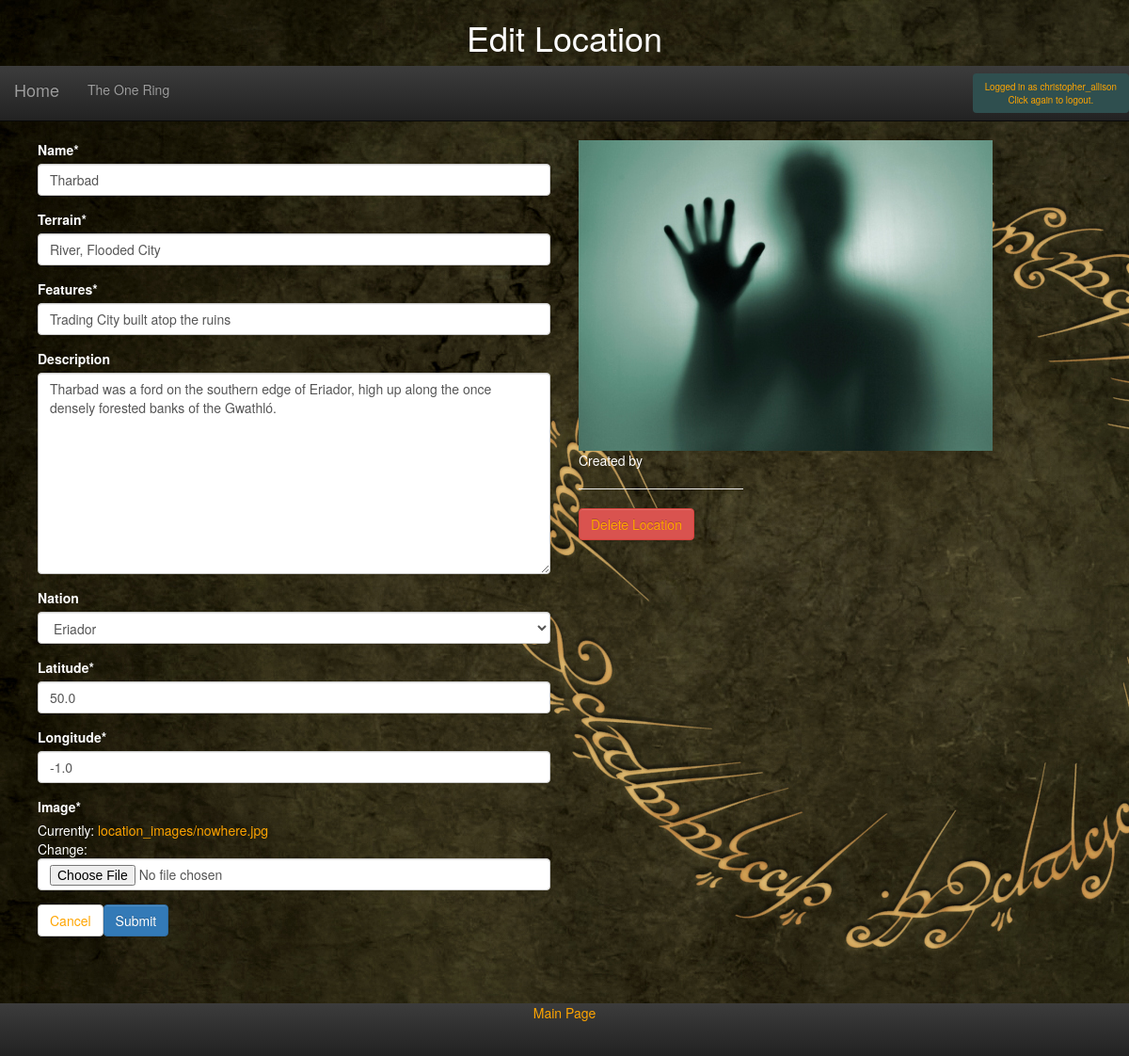
Before: /personas/edit_location/3/ (signed in) with the older database file.
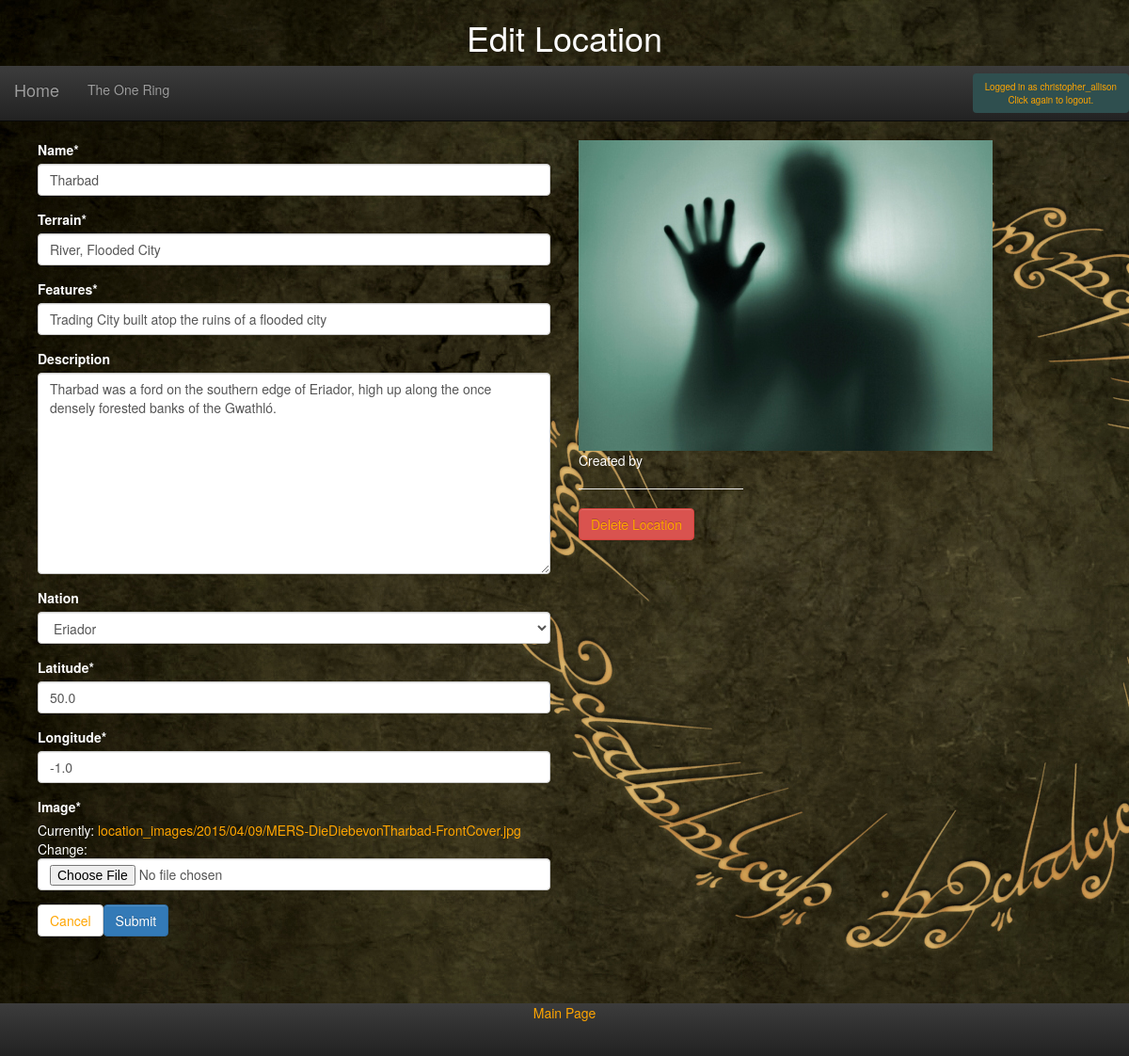
After: the same page with the newer database file.
### personas/models.py (models this page shows, shortened)
class Location(models.Model):
    name = models.CharField(max_length=128)
    creator = models.ForeignKey(User, unique=False)
    image = models.ImageField(upload_to='location_images/%Y/%m/%d', default='location_images/nowhere.jpg')
    terrain = models.CharField(max_length=128)
    features = models.CharField(max_length=500)
    description = models.TextField(blank=True)
    nation = models.ForeignKey(Nation, blank=True)
    latitude = models.FloatField(default=50.0)
    longitude = models.FloatField(default=-1.0)
    story = models.ForeignKey('Story', default=1)
    slug = models.SlugField(unique=True)

class Nation(models.Model):
    name = models.CharField(max_length=128)
    description = models.TextField(blank=True)
    might = models.PositiveSmallIntegerField(default=0)
    intrigue = models.PositiveSmallIntegerField(default=0)
    magic = models.PositiveSmallIntegerField(default=0)
    wealth = models.PositiveSmallIntegerField(default=0)
    influence = models.PositiveSmallIntegerField(default=0)
    defense = models.PositiveSmallIntegerField(default=0)
    image = models.ImageField(upload_to='nation_images/%Y/%m/%d', default='nation_images/nothing.jpg')
    story = models.ForeignKey('Story')
    slug = models.SlugField(unique=True)
    def __str__(self):
        return self.name

### personas/views.py (the view)
# urls.py: url(r'^edit_location/(?P<pk>\d+)/$', views.edit_location, name='edit_location'),
@login_required
def edit_location(request, pk, template_name='personas/edit_location.html'):
    location = Location.objects.get(pk=pk)
    story = location.story
    user = request.user
    form = LocationForm(request.POST or None, request.FILES or None, instance=location)
    if form.is_valid():
        form.save()
        return HttpResponseRedirect('/personas/location/{}'.format(location.slug))
    return render(request, template_name, {'form': form, 'object':location, 'story':story})

### personas/forms.py
class LocationForm(forms.ModelForm):
    class Meta:
        model = Location
        fields = ["name", "terrain", "features", "description",
        "nation", "latitude", "longitude", "image"]
    def __init__(self, *args, **kwargs):
        try:
            self.story = kwargs.pop('story')
        except KeyError:
            self.story = None
        super(LocationForm, self).__init__(*args, **kwargs)
        if self.story:
            self.fields['nation'].queryset = Nation.objects.filter(
                story=self.story)
        self.helper = FormHelper(self)
        self.helper.layout.append(
            FormActions(
                HTML("""<a role="button" class="btn btn-default"
                        href="#">Cancel</a>"""),
                Submit('save', 'Submit'),))

### templates/personas/edit_location.html (shortened to what this page needs)
{% extends "personas/base.html" %}
{% load staticfiles %}
{% load crispy_forms_tags %}
{% load thumbnail %}
{% block title %}
    <header>
        <h1>Edit Location {{ location.name }}</h1>
    </header>
{% endblock %}
{% block column1 %}
<div class="col-md-6 col-sm-6 col-lg-6" id="col1">
    {% crispy form %}
</div>
{% endblock %}
{% block column2 %}
<div class="col-md-2 col-sm-2 col-lg-2">
        <div class="img-responsive">
            {% thumbnail location.image "175" crop="center" as im %}
            <img src="{{ im.url }}" width="{{ im.width }}" height="{{ im.height }}">{% empty %}
            <img src="{% static '/images/shadow_figure.jpg' %}" alt="">
        {% endthumbnail %}
        <p>
            Created by {{ location.creator }}
        </p>
        <hr>
 <a href="{% url 'delete_location' pk=object.pk %}" class="btn btn-danger">Delete Location</a>
</div>
{% endblock %}

Changed rows visible on the page:
changed Location "River, Flooded City": features "Trading City built atop the ruins" → "Trading City built atop the ruins of a flooded city"
Other visible differences:
text no longer shown: "Name * Terrain * Features * Description Nation Latitude * Longitude * Image * Currently: location_images/nowhere.jpg Change: Cancel"
text now shown: "Name * Terrain * Features * Description Nation Latitude * Longitude * Image * Currently: location_images/2015/04/09/MERS-DieDiebevonTharbad-FrontCover.jpg Change: Cancel"
